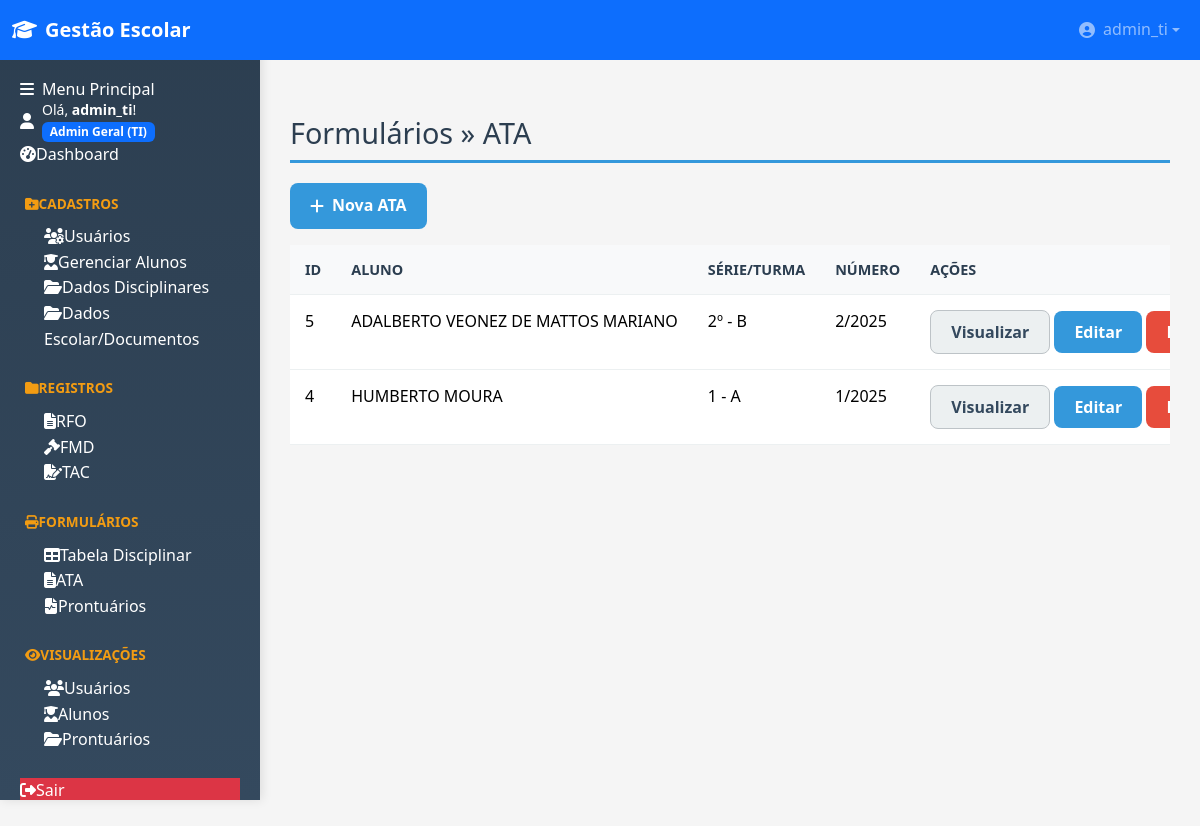
The page /formularios/atas/ (signed in) on the database its author committed.
### tables this page shows
CREATE TABLE usuarios (
                id INTEGER PRIMARY KEY AUTOINCREMENT,
                username TEXT NOT NULL UNIQUE,
                password TEXT NOT NULL,
                nivel INTEGER NOT NULL, -- 1: Admin Geral (TI), 2: Admin Secundário, 3: Usuário
                data_criacao TEXT DEFAULT CURRENT_TIMESTAMP
            , cargo TEXT DEFAULT '');

CREATE TABLE atas (
        id INTEGER PRIMARY KEY AUTOINCREMENT,
        aluno_id INTEGER,
        aluno_nome TEXT,
        serie_turma TEXT,
        numero INTEGER,
        ano INTEGER,
        conteudo TEXT,
        created_at TEXT,
        updated_at TEXT,
        created_by INTEGER, participants_json TEXT DEFAULT "",
        UNIQUE(numero, ano)
    );

### blueprints/formularios_ata.py (the view)
@formularios_ata_bp.route('/', methods=['GET'])
@admin_secundario_required
def list_atas():
    db = get_db()
    try:
        aluno_info = detect_alunos(db)
        if aluno_info:
            tabela = aluno_info['table']
            id_col = aluno_info['id_col']
            sql = f"""
                SELECT
                    atas.id,
                    COALESCE(atas.aluno_nome, '') AS aluno_nome,
                    COALESCE(
                        NULLIF(atas.serie_turma, ''),
                        (CASE
                            WHEN {tabela}.serie IS NOT NULL AND {tabela}.turma IS NOT NULL AND {tabela}.turma != ''
                                THEN {tabela}.serie || ' / ' || {tabela}.turma
                            WHEN {tabela}.serie IS NOT NULL AND {tabela}.serie != ''
                                THEN {tabela}.serie
                            ELSE NULL
                         END),
                        ''
                    ) AS serie_turma,
                    atas.numero,
                    atas.ano,
                    atas.created_at
                FROM atas
                LEFT JOIN {tabela} ON atas.aluno_id = {tabela}.{id_col}
                ORDER BY atas.ano DESC, atas.numero DESC
            """
            atas = db.execute(sql).fetchall()
        else:
            atas = db.execute('SELECT id, aluno_nome, serie_turma, numero, ano, created_at FROM atas ORDER BY ano DESC, numero DESC').fetchall()
    except sqlite3.OperationalError:
        atas = []
    atas_list = [dict(a) for a in atas]
    return render_template('formularios/atas_list.html', atas=atas_list)

### app.py (called while the page is built)
@app.before_request
def load_logged_in_user():
    user_id = session.get('user_id')
    if user_id is None:
        g.user = None
    else:
        g.user = get_db().execute(
            'SELECT * FROM usuarios WHERE id = ?', (user_id,)
        ).fetchone()

@app.teardown_appcontext
def teardown_db(e=None):
    close_db(e)

@app.context_processor
def inject_globals():
    from datetime import datetime
    return dict(
        NIVEL_MAP=utils.NIVEL_MAP,
        session=session,
        now=datetime.now
    )

def _read_logo_data():
    try:
        p = os.path.join(current_app.root_path, "static", "logo_topo.png")
        if not os.path.exists(p):
            for ext in (".png", ".jpg", ".jpeg", ".svg"):
                px = os.path.join(current_app.root_path, "static", "logo_topo" + ext)
                if os.path.exists(px):
                    p = px
                    break
        if not os.path.exists(p):
            return None
        mime = mimetypes.guess_type(p)[0] or "image/png"
        with open(p, "rb") as f:
            data = base64.b64encode(f.read()).decode("ascii")
        return f"data:{mime};base64,{data}"
    except Exception:
        return None

@app.context_processor
def inject_logo_data():
    try:
        return {"LOGO_DATA_URI": _read_logo_data()}
    except Exception:
        return {"LOGO_DATA_URI": None}

### blueprints/disciplinar.py (called while the page is built, shortened)
@disciplinar_bp.before_app_request
def _ensure_disciplinar_schema():
    if getattr(current_app, "_disciplinar_migrations_done", False):
        return

### blueprints/formularios_ata.py (called while the page is built)
def detect_alunos(db):
    cur = db.cursor()
    tables = [r[0] for r in cur.execute("SELECT name FROM sqlite_master WHERE type='table'").fetchall()]
    candidates = [t for t in tables if any(s in t.lower() for s in ('alun', 'student', 'pessoa', 'person', 'cadast'))]
    for t in candidates:
        cols = [c[1] for c in cur.execute(f"PRAGMA table_info({t})").fetchall()]
        name_col = None
        for c in cols:
            if c.lower() in ('nome', 'name', 'full_name', 'nome_completo'):
                name_col = c
                break
        id_col = None
        for c in cols:
            if c.lower() == 'id' or c.lower().endswith('_id'):
                id_col = c
                break
        if id_col and name_col:
            return {'table': t, 'id_col': id_col, 'name_col': name_col}
    return None

### templates/formularios/atas_list.html
﻿{% extends 'base.html' %}
{% block content %}
<h2>Formulários » ATA</h2>
<div style="margin-bottom: 16px;">
  <a href="{{ url_for('formularios_ata_bp.nova_ata') }}" class="button btn-primary">
    <i class="fas fa-plus"></i> Nova ATA
  </a>
</div>
{% if not atas %}
  <p>Nenhuma ATA registrada.</p>
{% else %}
  <div class="table-responsive">
    <table class="table">
      <thead>
        <tr>
          <th>ID</th>
          <th>ALUNO</th>
          <th>SÉRIE/TURMA</th>
          <th>NÚMERO</th>
          <th>AÇÕES</th>
        </tr>
      </thead>
      <tbody>
        {% for a in atas %}
        <tr>
          <td>{{ a.id }}</td>
          <td>{{ a.aluno_nome or '-' }}</td>
          <td>
            {% if a.serie_turma %}
              {{ a.serie_turma }}
            {% elif a.serie and a.turma %}
              {{ a.serie }} / {{ a.turma }}
            {% elif a.serie %}
              {{ a.serie }}
            {% else %}
              -
            {% endif %}
          </td>
          <td>{{ a.numero }}/{{ a.ano }}</td>
          <td>
            <a href="{{ url_for('formularios_ata_bp.view_ata', ata_id=a.id) }}" class="button btn-secondary">Visualizar</a>
            <a href="{{ url_for('formularios_ata_bp.edit_ata', ata_id=a.id) }}" class="button btn-primary">Editar</a>
            <form action="{{ url_for('formularios_ata_bp.delete_ata', ata_id=a.id) }}" method="post" style="display:inline" onsubmit="return confirm('Confirma exclusão desta ATA?');">
              <button type="submit" class="button btn-danger">Excluir</button>
            </form>
          </td>
        </tr>
        {% endfor %}
      </tbody>
    </table>
  </div>
{% endif %}
{% endblock %}

### templates/base.html (shortened to what this page needs)
﻿<!DOCTYPE html>
<html lang="pt-br">
<head>
    <link href="https://cdn.jsdelivr.net/npm/bootstrap@5.3.2/dist/css/bootstrap.min.css" rel="stylesheet">
    <link rel="stylesheet" href="https://cdnjs.cloudflare.com/ajax/libs/font-awesome/6.4.0/css/all.min.css">
    <link rel="stylesheet" href="{{ url_for('static', filename='style.css') }}?v={{ range(1, 10000) | random }}">
</head>
<body>
    {% if not request.args.get('iframe') %}
    <nav class="navbar navbar-expand-lg navbar-dark fixed-top bg-primary">
        <div class="container-fluid">
            <a class="navbar-brand d-flex align-items-center" href="{{ url_for('dashboard') }}">
                <i class="fas fa-graduation-cap me-2"></i>
                <span class="fw-bold">Gestão Escolar</span>
            </a>
            {% if session.get('logged_in') %}
            <div class="navbar-nav ms-auto">
                <div class="nav-item dropdown">
                    <a class="nav-link dropdown-toggle d-flex align-items-center" href="#" role="button" data-bs-toggle="dropdown">
                        <i class="fas fa-user-circle me-2"></i>
                        <span>{{ session.get('username') }}</span>
                    </a>
                </div>
            </div>
            {% endif %}
        </div>
    </nav>
    {% endif %}
    {% if not request.args.get('iframe') %}
    <div class="sidebar" id="sidebar">
        <div class="sidebar-header">
            <h6 class="mb-0"><i class="fas fa-bars me-2"></i>Menu Principal</h6>
        </div>
        <div class="sidebar-body p-0">
            {% if session.get('logged_in') %}
                <div class="user-greeting">
                    <div class="d-flex align-items-center">
                        <i class="fas fa-user me-2"></i>
                        <div>
                            <small>Olá, <span class="username fw-bold">{{ session.get('username') }}</span>!</small><br>
                            <span class="badge bg-primary">{{ session.get('nivel_nome') }}</span>
                        </div>
                    </div>
                </div>
                <div class="menu-section">
                    <a href="{{ url_for('dashboard') }}" class="nav-link {% if request.endpoint == 'dashboard' %}active{% endif %}">
                        <i class="fas fa-tachometer-alt"></i><span>Dashboard</span>
                    </a>
                </div>
                {% if session.get('nivel') in [1, 2] %}
                <div class="menu-section">
                    <div class="nav-link menu-title"><i class="fas fa-folder-plus"></i><span>Cadastros</span></div>
                    {% if session.get('nivel') == 1 %}
                    <a href="{{ url_for('auth_bp.gerenciar_usuarios') }}" class="nav-link ps-4">
                        <i class="fas fa-users-cog"></i><span>Usuários</span>
                    </a>
                    {% endif %}
                    <a href="{{ url_for('alunos_bp.gerenciar_alunos') }}" class="nav-link ps-4 {% if request.endpoint == 'alunos_bp.gerenciar_alunos' %}active{% endif %}">
                        <i class="fas fa-user-graduate"></i><span>Gerenciar Alunos</span>
                    </a>
                    <a href="{{ url_for('cadastros_bp.dados_disciplinares') }}" class="nav-link ps-4 ">
                        <i class="fas fa-folder-open"></i><span>Dados Disciplinares</span>
                    </a>
                    <a href="{{ url_for('cadastros_bp.dados_documentos') }}" class="nav-link ps-4 ">
                        <i class="fas fa-folder-open"></i><span>Dados Escolar/Documentos</span>
                    </a>
                </div>
                {% endif %}
                <div class="menu-section">
                    <div class="nav-link menu-title"><i class="fas fa-folder"></i><span>Registros</span></div>
                    <a href="{{ url_for('cadastros_bp.registros_rfo') }}" class="nav-link ps-4 ">
                        <i class="fas fa-file-alt"></i><span>RFO</span>
                    </a>
                    <a href="{{ url_for('cadastros_bp.registros_fmd') }}" class="nav-link ps-4 {% if request.endpoint in ['cadastros_bp.registros_fmd','disciplinar_bp.registrar_fmd','visualizacoes_bp.listar_fmds'] %}active{% endif %}">
                        <i class="fas fa-gavel"></i><span>FMD</span>
                    </a>
                    <a href="{{ url_for('cadastros_bp.registros_tac') }}" class="nav-link ps-4 {% if request.endpoint in ['cadastros_bp.registros_tac','formularios_bp.novo_tac','formularios_bp.listar_tacs'] %}active{% endif %}">
                        <i class="fas fa-file-signature"></i><span>TAC</span>
                    </a>
                </div>
                {% if session.get('nivel') in [1, 2] %}
                <div class="menu-section">
                    <div class="nav-link menu-title"><i class="fas fa-print"></i><span>Formulários</span></div>
                    <a href="{{ url_for('formularios_bp.tabela_disciplinar') }}" class="nav-link ps-4">
            <a href="{{ url_for('formularios_bp.tabela_disciplinar') }}" class="nav-link ps-4">
                <i class="fas fa-table"></i><span>Tabela Disciplinar</span>
            </a>
            <a href="{{ url_for('formularios_ata_bp.list_atas') }}" class="nav-link ps-4">
                <i class="fas fa-file-alt"></i><span>ATA</span>
            </a>
                    <a href="{{ url_for('formularios_prontuario.listar_prontuarios') }}" class="nav-link ps-4">
                        <i class="fas fa-file-medical-alt"></i><span>Prontuários</span>
                    </a>
                </div>
                {% endif %}
                <div class="menu-section">
                    <div class="nav-link menu-title"><i class="fas fa-eye"></i><span>Visualizações</span></div>
                    {% if session.get('nivel') in [1, 2] %}
                    <a href="{{ url_for('visualizacoes_bp.listar_usuarios') }}" class="nav-link ps-4">
                        <i class="fas fa-users"></i><span>Usuários</span>
                    </a>
                    {% endif %}
                    <a href="{{ url_for('visualizacoes_bp.listar_alunos') }}" class="nav-link ps-4">
                        <i class="fas fa-user-graduate"></i><span>Alunos</span>
                    </a>
                    {% if session.get('nivel') in [1, 2] %}
                    <a href="{{ url_for('formularios_prontuario.listar_prontuarios') }}" class="nav-link ps-4">
                        <i class="fas fa-folder-open"></i><span>Prontuários</span>
                    </a>
                    {% endif %}
                </div>
                <div class="menu-section mt-auto">
                    <a href="{{ url_for('auth_bp.logout') }}" class="nav-link bg-danger">
                        <i class="fas fa-sign-out-alt"></i><span>Sair</span>
                    </a>
                </div>
            {% endif %}
        </div>
    </div>
    {% endif %}
    <main class="main-content">
        {% block content %}{% endblock %}
    </main>
</body>
</html>

### static/style.css (style rules this page uses)
.main-content { overflow-y: auto !important; height: calc(100vh - 60px) !important; }
.main-content { overflow-x: auto !important; overflow-y: auto !important; }
.main-content { scrollbar-width: auto; scrollbar-color: #3498db #f1f1f1; }
html, body { height: 100%; overflow-x: hidden; }
.navbar { position: fixed !important; top: 0 !important; left: 0 !important; right: 0 !important; height: 60px !important; z-index: 1000 !important; }
.sidebar { position: fixed !important; top: 0 !important; left: 0 !important; height: 100vh !important; width: 260px !important; padding-top: 80px !important; z-index: 900 !important; }
.main-content { margin-left: 260px !important; margin-top: 60px !important; padding: 30px !important; min-height: calc(100vh - 60px) !important; width: calc(100% - 260px) !important; }
* { margin: 0; padding: 0; box-sizing: border-box; }
body { font-family: 'Segoe UI', Tahoma, Geneva, Verdana, sans-serif; background: #f5f5f5; color: #2c3e50; line-height: 1.6; }
a { text-decoration: none; color: #3498db; transition: color 0.3s; }
.sidebar { width: 260px; position: fixed; height: 100vh; top: 0; left: 0; background: linear-gradient(180deg, #2c3e50 0%, #34495e 100%); color: white; padding: 20px; box-sizing: border-box; overflow-y: auto; z-index: 1000; box-shadow: 2px 0 10px rgba(0,0,0,0.1); }
.menu-section { margin-bottom: 25px; }
.menu-title { color: #f39c12; font-size: 0.85em; font-weight: 700; text-transform: uppercase; margin-bottom: 10px; padding-left: 5px; }
.main-content { margin-left: 260px; padding: 30px; min-height: 100vh; }
h2 { color: #2c3e50; margin-bottom: 20px; border-bottom: 3px solid #3498db; padding-bottom: 10px; font-size: 1.8em; }
.button { display: inline-flex; align-items: center; padding: 10px 20px; border-radius: 8px; cursor: pointer; font-weight: 600; text-align: center; transition: transform 0.3s, box-shadow 0.3s; border: none; font-size: 1em; }
.button i { margin-right: 8px; }
.btn-primary { background: #3498db; color: white; }
.btn-secondary { background: #ecf0f1; color: #34495e; border: 1px solid #bdc3c7; }
.btn-danger { background: #e74c3c; color: white; }
.table { width: 100%; border-collapse: collapse; min-width: 800px; }
.table th, .table td { padding: 15px; text-align: left; border-bottom: 1px solid #ecf0f1; }
.table th { background: #f8f9fa; font-weight: 600; color: #2c3e50; text-transform: uppercase; font-size: 0.9em; }
html, body { overflow-x: auto !important; }
.table-responsive, .dataTables_wrapper, .table-fixed-wrapper { overflow-x: auto !important; }
.table, table { white-space: nowrap; }

### templates/base.html (style rules this page uses)
.navbar { position: fixed !important; top: 0 !important; z-index: 1000 !important; height: 60px !important; }
.sidebar { position: fixed !important; padding-top: 80px !important; z-index: 900 !important; }
.main-content { margin-left: 260px !important; margin-top: 60px !important; }

### rows shown on the page
usuarios: get "admin_ti"
atas: id "5", aluno_nome "ADALBERTO VEONEZ DE MATTOS MARIANO", serie_turma "2º - B", numero "2", ano "2025"
atas: id "4", aluno_nome "HUMBERTO MOURA", serie_turma "1 - A", numero "1", ano "2025"

### other values the page prints
{{ session.get('nivel_nome') }} "Admin Geral (TI)"
